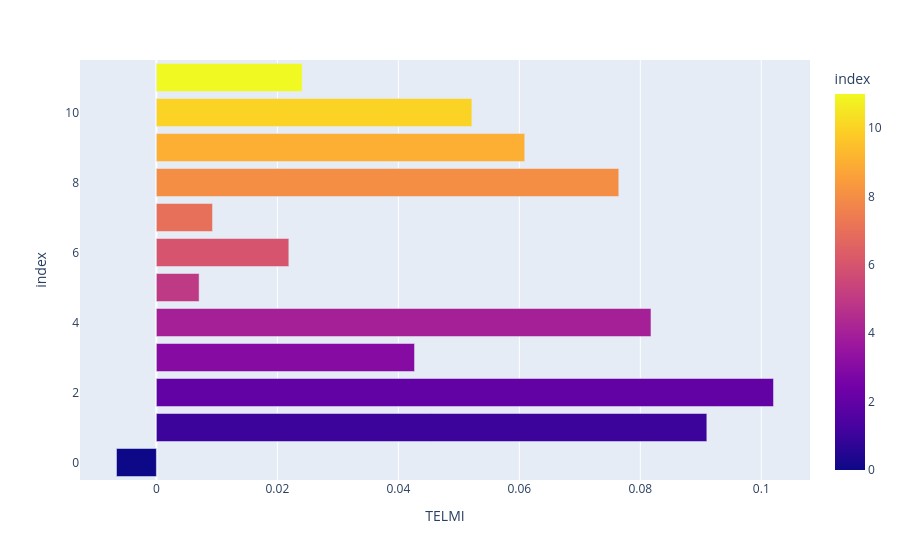

The cell this chart's notebook holds for it:
### Code cell
import plotly.express as px


Coeff_df = pd.DataFrame()

Coeff_df['TELMI'] = coeff

fig = px.bar(Coeff_df, x=Coeff_df['TELMI'], y= Coeff_df.index, orientation='h', color=Coeff_df.index)
fig.show()

### Figure 1 — Plotly figure (JSON) as saved in the notebook; plotly's stock layout.template omitted (floating-point values rounded to 4 significant figures)
{"data": [{"hovertemplate": "TELMI=%{x}<br>index=%{marker.color}<extra></extra>", "legendgroup": "", "marker": {"color": [0, 1, 2, 3, 4, 5, 6, 7, 8, 9, 10, 11], "coloraxis": "coloraxis", "pattern": {"shape": ""}}, "name": "", "orientation": "h", "showlegend": false, "textposition": "auto", "type": "bar", "x": [-0.006595, 0.091, 0.102, 0.04267, 0.08176, 0.007061, 0.0219, 0.009274, 0.07644, 0.06089, 0.05215, 0.02409], "xaxis": "x", "y": [0, 1, 2, 3, 4, 5, 6, 7, 8, 9, 10, 11], "yaxis": "y"}], "layout": {"barmode": "relative", "coloraxis": {"colorbar": {"title": {"text": "index"}}, "colorscale": [[0, "#0d0887"], [0.1111, "#46039f"], [0.2222, "#7201a8"], [0.3333, "#9c179e"], [0.4444, "#bd3786"], [0.5556, "#d8576b"], [0.6667, "#ed7953"], [0.7778, "#fb9f3a"], [0.8889, "#fdca26"], [1, "#f0f921"]]}, "legend": {"tracegroupgap": 0}, "margin": {"t": 60}, "xaxis": {"anchor": "y", "domain": [0, 1], "title": {"text": "TELMI"}}, "yaxis": {"anchor": "x", "domain": [0, 1], "title": {"text": "index"}}}}
